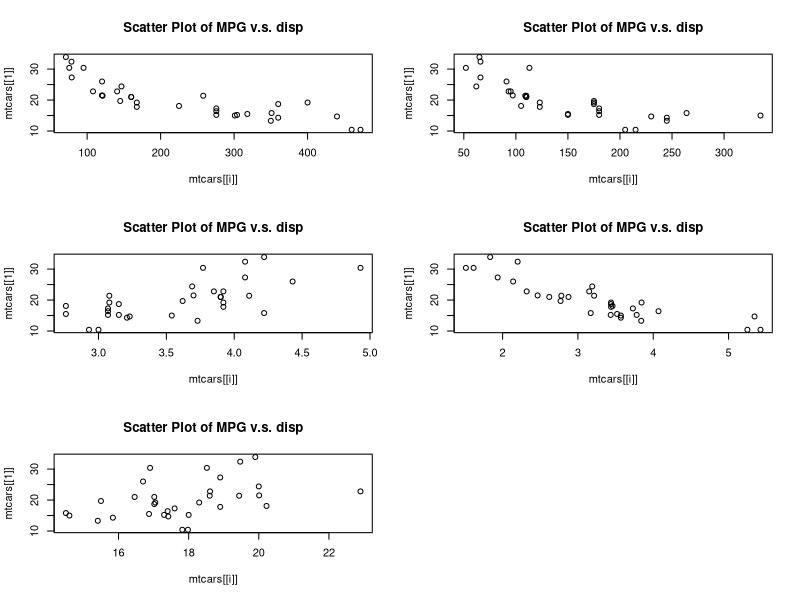

The R source for this figure:
#Exercise 6

data(mtcars)

var = names(mtcars)
var

pdf("ScatterPlots.pdf")
par(mfrow = c(3,2))

for (i in 3:7){
  plot(mtcars[[1]]~mtcars[[i]], 
       main = paste("Scatter Plot of MPG v.s.", var[3]))
  
}

dev.off()
